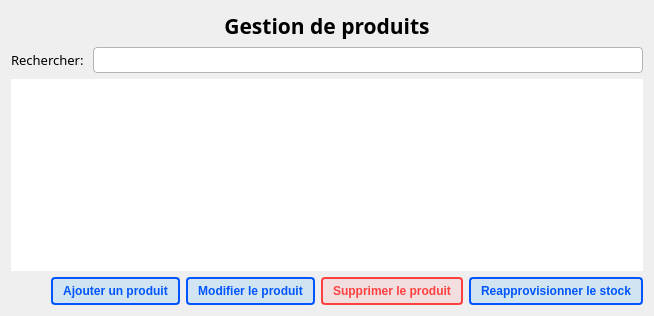
      <widget class="QWidget" name="tab_produit">
       <property name="cursor">
        <cursorShape>ArrowCursor</cursorShape>
       </property>
       <attribute name="icon">
        <iconset resource="resources/resources.qrc">
         <normaloff>:/icons/icons/list-alt.png</normaloff>:/icons/icons/list-alt.png</iconset>
       </attribute>
       <attribute name="title">
        <string>Produit</string>
       </attribute>
       <layout class="QVBoxLayout" name="verticalLayout">
        <item>
         <widget class="QLabel" name="label_2">
          <property name="sizePolicy">
           <sizepolicy hsizetype="Expanding" vsizetype="Fixed">
            <horstretch>0</horstretch>
            <verstretch>0</verstretch>
           </sizepolicy>
          </property>
          <property name="font">
           <font>
            <family>Outfit</family>
            <pointsize>16</pointsize>
            <weight>75</weight>
            <italic>false</italic>
            <bold>true</bold>
           </font>
          </property>
          <property name="mouseTracking">
           <bool>true</bool>
          </property>
          <property name="layoutDirection">
           <enum>Qt::LeftToRight</enum>
          </property>
          <property name="styleSheet">
           <string notr="true">QLabel {font: bold 16pt  &quot;Outfit&quot;;}</string>
          </property>
          <property name="text">
           <string>Gestion de produits</string>
          </property>
          <property name="textFormat">
           <enum>Qt::AutoText</enum>
          </property>
          <property name="alignment">
           <set>Qt::AlignCenter</set>
          </property>
         </widget>
        </item>
        <item>
         <layout class="QHBoxLayout" name="horizontalLayout">
          <item>
           <widget class="QLabel" name="label">
            <property name="font">
             <font>
              <family>Outfit</family>
              <pointsize>10</pointsize>
             </font>
            </property>
            <property name="text">
             <string>Rechercher: </string>
            </property>
           </widget>
          </item>
          <item>
           <widget class="QLineEdit" name="input_rechercher_produit">
            <property name="sizePolicy">
             <sizepolicy hsizetype="Expanding" vsizetype="Fixed">
              <horstretch>0</horstretch>
              <verstretch>0</verstretch>
             </sizepolicy>
            </property>
            <property name="font">
             <font>
              <family>Outfit</family>
              <pointsize>10</pointsize>
             </font>
            </property>
            <property name="styleSheet">
             <string notr="true">QLineEdit {
border: 1px solid rgb(180, 180, 180);
border-radius: 4px;
padding: 2px 5px;
}

QLineEdit:focus {
border: 1px solid rgb(85, 170, 255);
}</string>
            </property>
           </widget>
          </item>
         </layout>
        </item>
        <item>
         <widget class="QTableView" name="tableView_produits">
          <property name="styleSheet">
           <string notr="true">QHeaderView::section:horizontal {
	background-color: rgb(122, 194, 145); padding: 4px; border: none; border-left: 0.5px solid rgb(65, 103, 70); color: rgb(246, 255, 249)

}

QTableView {border: none;}</string>
          </property>
          <property name="editTriggers">
           <set>QAbstractItemView::NoEditTriggers</set>
          </property>
          <property name="selectionMode">
           <enum>QAbstractItemView::SingleSelection</enum>
          </property>
          <property name="selectionBehavior">
           <enum>QAbstractItemView::SelectRows</enum>
          </property>
          <attribute name="horizontalHeaderStretchLastSection">
           <bool>true</bool>
          </attribute>
          <attribute name="verticalHeaderVisible">
           <bool>false</bool>
          </attribute>
          <attribute name="verticalHeaderStretchLastSection">
           <bool>false</bool>
          </attribute>
         </widget>
        </item>
        <item>
         <layout class="QHBoxLayout" name="horizontalLayout_2">
          <item>
           <spacer name="horizontalSpacer">
            <property name="orientation">
             <enum>Qt::Horizontal</enum>
            </property>
            <property name="sizeHint" stdset="0">
             <size>
              <width>40</width>
              <height>20</height>
             </size>
            </property>
           </spacer>
          </item>
          <item>
           <widget class="QPushButton" name="bouton_ajouter_produit">
            <property name="font">
             <font>
              <weight>75</weight>
              <italic>false</italic>
              <bold>true</bold>
             </font>
            </property>
            <property name="cursor">
             <cursorShape>PointingHandCursor</cursorShape>
            </property>
            <property name="styleSheet">
             <string notr="true">
QPushButton {
background-color:  rgba(87, 182, 255, 50);
 padding: 5px 10px;
 border: 2px solid rgb(0, 85, 255);
border-radius: 4px;
color: rgb(0, 85, 255); 
font: bold;
}

QPushButton:hover {
	background-color:  rgba(87, 182, 255, 80) ; 
}</string>
            </property>
            <property name="text">
             <string>Ajouter un produit</string>
            </property>
           </widget>
          </item>
          <item>
           <widget class="QPushButton" name="bouton_modifier_produit">
            <property name="font">
             <font>
              <weight>75</weight>
              <italic>false</italic>
              <bold>true</bold>
             </font>
            </property>
            <property name="cursor">
             <cursorShape>PointingHandCursor</cursorShape>
            </property>
            <property name="styleSheet">
             <string notr="true">
QPushButton {
background-color:  rgba(87, 182, 255, 50);
 padding: 5px 10px;
 border: 2px solid rgb(0, 85, 255);
border-radius: 4px;
color: rgb(0, 85, 255); 
font: bold;
}

QPushButton:hover {
	background-color:  rgba(87, 182, 255, 80) ; 
}</string>
            </property>
            <property name="text">
             <string>Modifier le produit</string>
            </property>
           </widget>
          </item>
          <item>
           <widget class="QPushButton" name="bouton_supprimer_produit">
            <property name="font">
             <font>
              <weight>75</weight>
              <italic>false</italic>
              <bold>true</bold>
             </font>
            </property>
            <property name="cursor">
             <cursorShape>PointingHandCursor</cursorShape>
            </property>
            <property name="styleSheet">
             <string notr="true">
QPushButton {
background-color:  rgba(255, 152, 152, 50);
 padding: 5px 10px;
 border: 2px solid rgb(255, 64, 64);
border-radius: 4px;
color:  rgb(255, 64, 64); 
font: bold;
}

QPushButton:hover {
	background-color:   rgba(255, 152, 152, 80) ; 
}</string>
            </property>
            <property name="text">
             <string>Supprimer le produit</string>
            </property>
           </widget>
          </item>
          <item>
           <widget class="QPushButton" name="bouton_reapprovisionner_produit">
            <property name="font">
             <font>
              <weight>75</weight>
              <italic>false</italic>
              <bold>true</bold>
             </font>
            </property>
            <property name="cursor">
             <cursorShape>PointingHandCursor</cursorShape>
            </property>
            <property name="styleSheet">
             <string notr="true">
QPushButton {
background-color:  rgba(87, 182, 255, 50);
 padding: 5px 10px;
 border: 2px solid rgb(0, 85, 255);
border-radius: 4px;
color: rgb(0, 85, 255); 
font: bold;
}

QPushButton:hover {
	background-color:  rgba(87, 182, 255, 80) ; 
}</string>
            </property>
            <property name="text">
             <string>Reapprovisionner le stock</string>
            </property>
           </widget>
          </item>
         </layout>
        </item>
       </layout>
      </widget>
